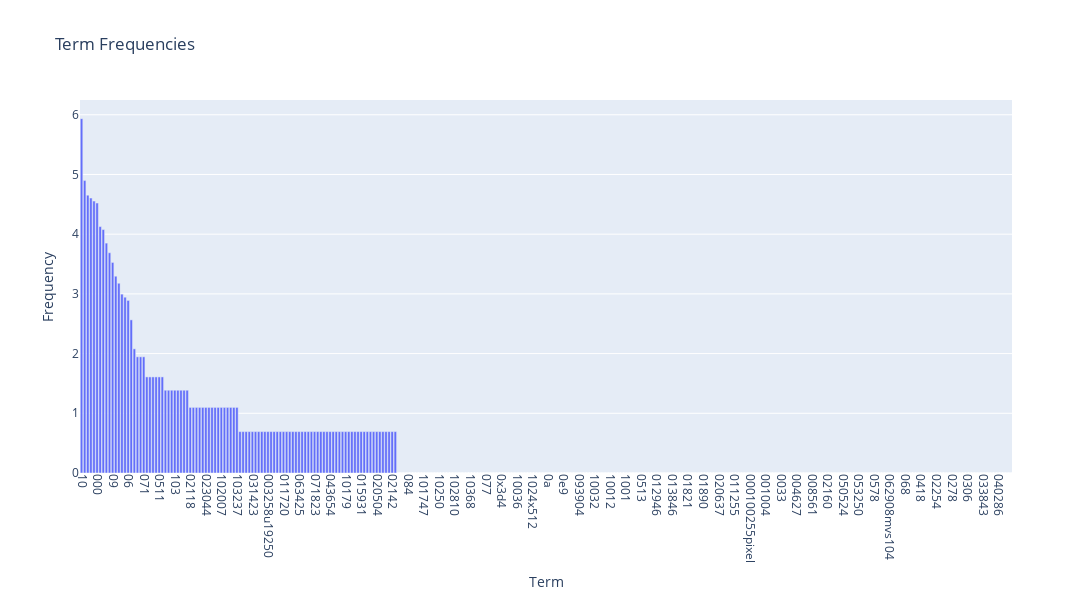

Notebook cell for this chart:
### Markdown cell above
### >>> **Exercise 15 (take home):** 
You can copy the code from the previous exercise and change the 'term_frequencies' variable for the 'term_frequencies_log', comment about the differences that you observe and talk about other possible insights that we can get from a log distribution.

### Code cell
# Answer here
#對所前300個terms的頻率取log後再畫出來可以發現可以將頻率差異過大的term拉近，高頻率的term不會像之前一樣高到爆炸，低頻的term也不會低到幾乎看不見
df = pd.DataFrame({
    "Term":count_vect.get_feature_names_out()[:300],
    "Frequency":term_frequencies_log[:300]
})

df = df.sort_values("Frequency", ascending=False)
# 繪圖
fig = px.bar(
    df,
    x="Term",
    y="Frequency",
    title="Term Frequencies"
)

# 調整 x 軸標籤角度與圖大小
fig.update_layout(
    xaxis=dict(tickangle=90),  # Plotly 要用 tickangle
    width=2000,
    height=600
)

fig.show()

### Figure 1 — Plotly figure (JSON) as saved in the notebook; plotly's stock layout.template omitted (floating-point values rounded to 4 significant figures; data arrays with more than 128 entries replaced by an {"elided": "..."} marker saying what was removed)
{"data": [{"hovertemplate": "Term=%{x}<br>Frequency=%{y}<extra></extra>", "legendgroup": "", "marker": {"color": "#636efa", "pattern": {"shape": ""}}, "name": "", "orientation": "v", "showlegend": false, "textposition": "auto", "type": "bar", "x": {"elided": "300 str values"}, "xaxis": "x", "y": {"elided": "300 float values"}, "yaxis": "y"}], "layout": {"barmode": "relative", "height": 600, "legend": {"tracegroupgap": 0}, "title": {"text": "Term Frequencies"}, "width": 2000, "xaxis": {"anchor": "y", "domain": [0, 1], "tickangle": 90, "title": {"text": "Term"}}, "yaxis": {"anchor": "x", "domain": [0, 1], "title": {"text": "Frequency"}}}}
